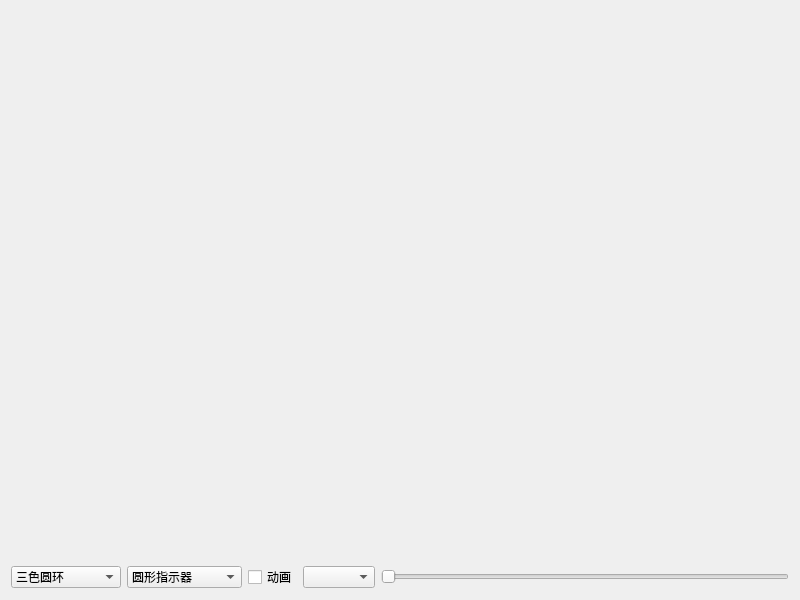
<?xml version="1.0" encoding="UTF-8"?>
<ui version="4.0">
 <class>frmGaugeCar</class>
 <widget class="QWidget" name="frmGaugeCar">
  <property name="geometry">
   <rect>
    <x>0</x>
    <y>0</y>
    <width>800</width>
    <height>600</height>
   </rect>
  </property>
  <property name="windowTitle">
   <string>Form</string>
  </property>
  <layout class="QVBoxLayout" name="verticalLayout">
   <item>
    <widget class="GaugeCar" name="gaugeCar" native="true">
     <property name="sizePolicy">
      <sizepolicy hsizetype="Preferred" vsizetype="Expanding">
       <horstretch>0</horstretch>
       <verstretch>0</verstretch>
      </sizepolicy>
     </property>
    </widget>
   </item>
   <item>
    <layout class="QHBoxLayout" name="horizontalLayout">
     <item>
      <widget class="QComboBox" name="cboxPieStyle">
       <property name="minimumSize">
        <size>
         <width>110</width>
         <height>0</height>
        </size>
       </property>
       <item>
        <property name="text">
         <string>三色圆环</string>
        </property>
       </item>
       <item>
        <property name="text">
         <string>当前圆环</string>
        </property>
       </item>
      </widget>
     </item>
     <item>
      <widget class="QComboBox" name="cboxPointerStyle">
       <property name="minimumSize">
        <size>
         <width>110</width>
         <height>0</height>
        </size>
       </property>
       <item>
        <property name="text">
         <string>圆形指示器</string>
        </property>
       </item>
       <item>
        <property name="text">
         <string>指针指示器</string>
        </property>
       </item>
       <item>
        <property name="text">
         <string>圆角指针指示器</string>
        </property>
       </item>
       <item>
        <property name="text">
         <string>三角形指示器</string>
        </property>
       </item>
      </widget>
     </item>
     <item>
      <widget class="QCheckBox" name="ckAnimation">
       <property name="text">
        <string>动画</string>
       </property>
      </widget>
     </item>
     <item>
      <widget class="QComboBox" name="cboxAnimationType"/>
     </item>
     <item>
      <widget class="QSlider" name="horizontalSlider">
       <property name="maximum">
        <number>100</number>
       </property>
       <property name="orientation">
        <enum>Qt::Horizontal</enum>
       </property>
      </widget>
     </item>
    </layout>
   </item>
  </layout>
 </widget>
 <customwidgets>
  <customwidget>
   <class>GaugeCar</class>
   <extends>QWidget</extends>
   <header>gaugecar.h</header>
  </customwidget>
 </customwidgets>
 <resources/>
 <connections/>
</ui>
